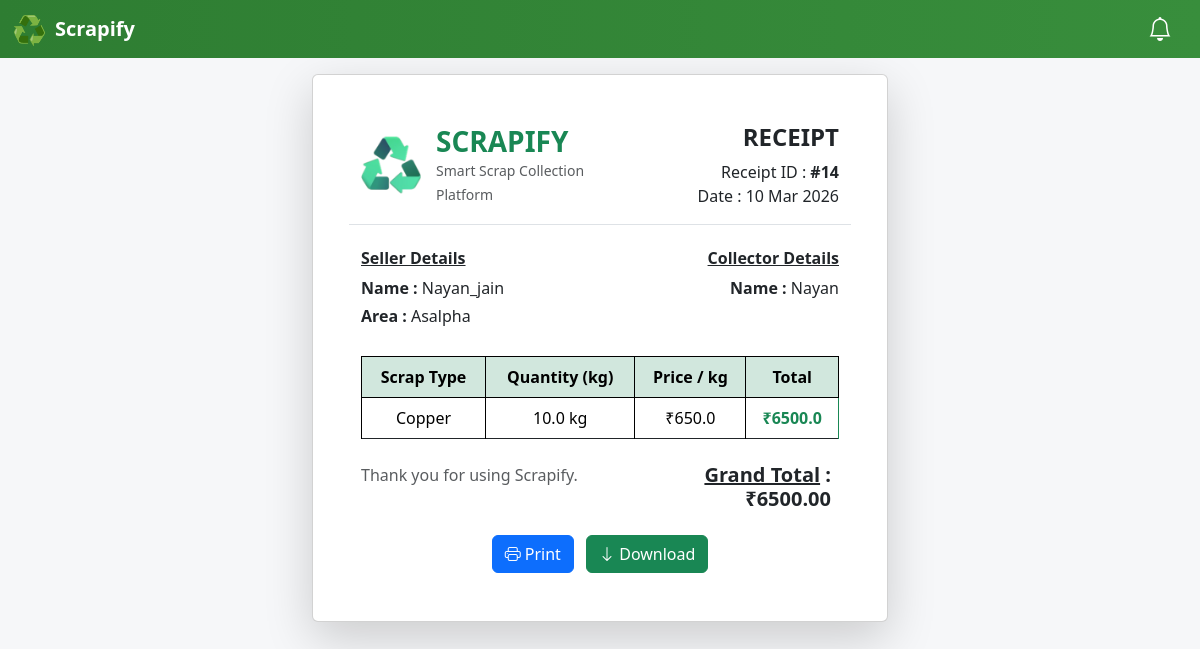
/receipt/14/ (signed in), run on the app's committed database.
### home/models.py (models this page shows, shortened)
class PickupReceipt(models.Model):
    pickup_request = models.ForeignKey(
        "PickupRequest",
        on_delete=models.CASCADE
    )
    collector = models.ForeignKey(
        User,
        on_delete=models.CASCADE
    )
    total_amount = models.FloatField(default=0)
    created_at = models.DateTimeField(auto_now_add=True)

class PickupRequest(models.Model):
    STATUS_CHOICES = [
        ('pending', 'Pending'),
        ('accepted', 'Accepted'),
        ('rejected', 'Rejected'),
        ('completed', 'Completed'),
        ('failed','Failed'),
        ('cancelled',"Cancelled")
    ]
    scrap = models.ForeignKey(Scrap, on_delete=models.CASCADE)
    seller = models.ForeignKey(User, related_name='seller_requests', on_delete=models.CASCADE)
    collector = models.ForeignKey(User, related_name='collector_requests', on_delete=models.CASCADE)
    status = models.CharField(max_length=20, choices=STATUS_CHOICES, default='pending')
    scheduled_date = models.DateTimeField(null=True, blank=True)
    created_at = models.DateTimeField(auto_now_add=True)

class Profile(models.Model):
    user = models.OneToOneField(User, on_delete=models.CASCADE)
    role = models.CharField(
        max_length=20,
        choices=[
            ('seller', 'Seller'),
            ('collector', 'Collector')
        ]
    )
    mobile = models.CharField(max_length=15, unique=True)
    dob = models.DateField(null=True, blank=True)
    flat_no = models.TextField(blank=True, null=True)
    building_name = models.CharField(max_length=100, blank=True, null=True)
    area = models.CharField(max_length=100, blank=True, null=True)
    pincode = models.CharField(max_length=6, blank=True, null=True)
    profile_completed = models.BooleanField(default=False)

class ReceiptItem(models.Model):
    receipt = models.ForeignKey(
        PickupReceipt,
        on_delete=models.CASCADE
    )
    scrap_type = models.CharField(max_length=100)
    quantity = models.FloatField()
    price_per_kg = models.FloatField()
    total = models.FloatField()

### home/views.py (the view)
# urls.py: path("receipt/<int:receipt_id>/", views.view_receipt, name="view_receipt"),
@login_required
def view_receipt(request, receipt_id):
    receipt = get_object_or_404(PickupReceipt, id=receipt_id)
    return render(request, "view_receipt.html", {
        "receipt": receipt
    })

### home/context_processors.py (called while the page is built)
def sidebar_counts(request):
    if request.user.is_authenticated:
        unread_notifications = Notification.objects.filter(
            receiver=request.user,
            is_read=False
        ).count()
        pending_orders = PickupRequest.objects.filter(
            collector=request.user,
            status="pending"
        ).count()
        return {
            "unread_notifications": unread_notifications,
            "pending_orders": pending_orders
        }
    return {}

### templates/view_receipt.html (shortened to what this page needs)
{% extends "base.html" %}
{% load static %}
{% block body %}
<div class="container mt-3 col-md-6">
<div class="card shadow-lg">
<div class="card-body p-5">
<div class="row align-items-center border-bottom pb-3 mb-4">
<div class="col-md-6 d-flex align-items-center">
<img src="{% static '/logo.png' %}"
style="height:60px; margin-right:15px;">
<div>
<h3 class="fw-bold text-success mb-0">SCRAPIFY</h3>
<small class="text-muted">
Smart Scrap Collection Platform
</small>
</div>
</div>
<div class="col-md-6 text-end">
<h4 class="fw-bold">RECEIPT</h4>
<p class="mb-0">
Receipt ID : <strong>#{{ receipt.id }}</strong>
</p>
<p class="mb-0">
Date : {{ receipt.created_at|date:"d M Y" }}
</p>
</div>
</div>
<div class="row mb-4">
<div class="col-md-6">
<h6 class="fw-bold"><u>Seller Details</u></h6>
<p class="mb-1">
<strong> Name : </strong>{{ receipt.pickup_request.seller.username|capfirst }}
</p>
<p class="mb-1">
<strong> Area : </strong>{{ request.user.profile.area|capfirst }}
</p>
</div>
<div class="col-md-6 text-end">
<h6 class="fw-bold"><u>Collector Details</u></h6>
<p class="mb-1">
<strong> Name : </strong>{{ receipt.collector.username|capfirst }}
</p>
</div>
</div>
<table class="table table-bordered text-center" style="border: 2px;">
<thead class="table-success" style="border-color: black;">
<tr>
<th>Scrap Type</th>
<th>Quantity (kg)</th>
<th>Price / kg</th>
<th>Total</th>
</tr>
</thead>
<tbody>
{% for item in receipt.receiptitem_set.all %}
<tr>
<td>{{ item.scrap_type|capfirst }}</td>
<td>{{ item.quantity }} kg</td>
<td>₹{{ item.price_per_kg }}</td>
<td class="fw-bold text-success">
₹{{ item.total }}
</td>
</tr>
{% endfor %}
</tbody>
</table>
<div class="row mt-4">
<div class="col-md-6">
<p class="text-muted">
Thank you for using Scrapify.
</p>
</div>
<div class="col-md-6 text-end">
<h5 class="fw-bold mx-2">
<u>Grand Total</u> : ₹{{ receipt.total_amount }}0
</h5>
</div>
</div>
<div class="text-center mt-3">
<button class="btn btn-primary me-2 bi-printer" onclick="window.print()"> Print</button>
<a href="{% url 'download_receipt_pdf' receipt.id %}" class="btn btn-success bi-arrow-down">
Download
</a>
</div>
</div>
</div>
</div>
{% endblock %}

### templates/base.html (style rules this page uses)
body { background-color: #f6f7f9; }
.table thead { background-color: #e6f4ec; }

### data on the page
PickupReceipt: id "14", created_at "10 Mar 2026", pickup_request.seller.username "Nayan_jain", collector.username "Nayan", total_amount "6500.0"
ReceiptItem: scrap_type "Copper", quantity "10.0", price_per_kg "650.0", total "6500.0"

### other printed values
{{ request.user.profile.area|capfirst }} "Asalpha"
